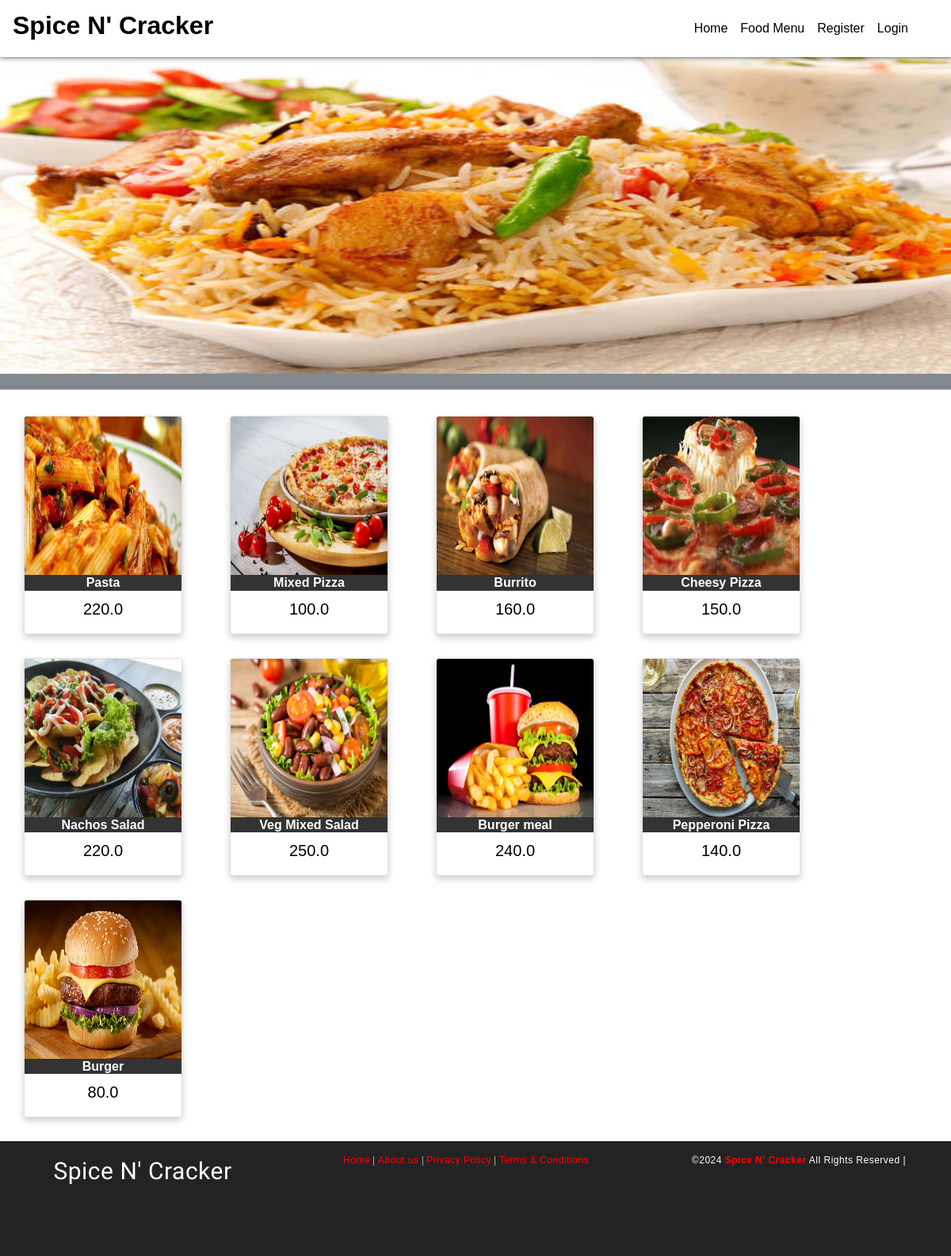
Screenshot of /allfood with the database file from the repository.
### foodapp/models.py (models this page shows)
class Food(models.Model):
	FoodId    = models.AutoField(primary_key=True)
	FoodName  = models.CharField(max_length=30)
	FoodCat   = models.CharField(max_length=30)
	FoodPrice = models.FloatField(max_length=15)
	FoodImage = models.ImageField(upload_to='media',default='')
	class Meta:
		db_table = "FP_Food"

### foodapp/views.py (the view)
# urls.py: path("allfood", views.showfood),
def showfood(request):
    foods = Food.objects.all()
    return render(request, "foodlist.html", {"foodlist": foods})

### Templates/foodapp/foodlist.html (shortened to what this page needs)
<!DOCTYPE html>
<html lang="en" dir="ltr">
  <head>
	{% load static %}
    <link rel="stylesheet" type="text/css" href="{% static 'css/imperial_style.css' %}">
    <link rel="stylesheet" type="text/css" href="{% static 'css/master.css' %}">
    <link rel="stylesheet" href="path/to/font-awesome/css/font-awesome.min.css">
    <link rel="stylesheet" href="https://use.fontawesome.com/releases/v5.7.2/css/all.css">
    <link rel="stylesheet" href="https://use.fontawesome.com/releases/v5.3.1/css/all.css">
    <link rel="stylesheet" href="https://stackpath.bootstrapcdn.com/bootstrap/4.4.1/css/bootstrap.min.css">
  </head>
  <body style="background-image: none;">
    <nav class="navbar navbar-expand-lg navbar-light" style="width:100%;background-image: linear-gradient(180deg,#FFF,#FFF);box-shadow: 0px 0px 7px 0px #404040;">
      <a class="navbar-brand" href="/"><h2 style="color:black;font-family:sans-serif;font-weight:bolder;"><b>Spice N' Cracker</b></h2></a>
      <div class="collapse navbar-collapse" id="navbarSupportedContent">
        <ul class="navbar-nav" style="margin-left:auto!important;margin-right:30px;">
          <li class="nav-item active">
            <a class="nav-link" id="nav-link" href="home">Home <span class="sr-only">(current)</span></a>
          </li>
          <li class="nav-item active">
            <a class="nav-link" id="nav-link" href="allfood">Food Menu <span class="sr-only">(current)</span></a>
          </li>
          {% if request.session.CustId is None and request.session.AdminId is None %}
          <li class="nav-item active">
            <a class="nav-link" id="nav-link" href="addcustomer">Register <span class="sr-only">(current)</span></a>
          </li>
          {% endif %}
          {% if request.session.CustId is None and request.session.AdminId is None %}
          <li class="nav-item active">
            <a class="nav-link" id="nav-link" href="login">Login <span class="sr-only">(current)</span></a>
          </li>
          {% endif %}
        </ul>
      </div>
    </nav>
    <main style="width:100%;margin-top: 0;margin-bottom: 10px;background-color:#FFF;>
      <div class="" style="max-width:100%;padding-top:20px;padding-bottom:20px;">
        <img class="mySlides" src="{% static 'images/slider2.jpg' %}" height="400px" style="width:100%">
        <div class="" style="position:static;">
		<hr />
          {% for f in foodlist %}
          <div class="card">
          <img src="{{f.FoodImage.url}}" alt="" style="height: 200px;width:100%;">
          <h1>{{f.FoodName}}</h1>
          <p class="price">{{f.FoodPrice}}</p>
          </div>
          {% endfor %}
        </div>
    </main>
    <footer>
      <div class="foot-con">
        <div class="fo-cont-1">
          Spice N' Cracker
        </div>
        <div class="fo-cont-2">
          <a class="ext-link" href="#">Home</a> |
            <a class="ext-link" href="#">About us</a> |
              <a class="ext-link" href="#">Privacy Policy</a> |
                <a class="ext-link" href="#">Terms & Conditions</a>
        </div>
      ©<script type='text/javascript'>var creditsyear = new Date();document.write(creditsyear.getFullYear());</script> <a class="ext-link" href="/"><b>Spice N' Cracker</b></a> All Rights Reserved |
    </footer>
  </body>
</html>

### foodapp/static/css/imperial_style.css (style rules this page uses)
* { margin: 0; padding: 0; font-family: sans-serif; box-sizing: border-box; text-decoration: none; }
a { color: red; }
body { background-image: url("/static/images/white.jpg"); }
#nav-link { font-family: sans-serif; font-weight: 400; color:black; }
.card { float:left; box-shadow: 0 4px 8px 0 rgba(0, 0, 0, 0.2); width: 200px; max-width: 200px; margin: auto; margin-left: 2.5%; margin-right: 2.5%; margin-top: 20px; margin-bottom: 10px; text-align: center; font-family: arial; position: inherit; overflow: hidden; border: 1px solid black; }
.card h1 { font-size: 100%; font-weight: bolder; color: #FFF; background: #333; }
.price { color: black; font-size: 20px; }
.mySlides { height: 400px; width: 100%; box-shadow:0 0 0px 20px rgba(10, 21, 33, 0.5); }
footer { margin-top: 10px; padding-top: 15px; padding-bottom: 30px; background-color: #232323; color: white; font-family: sans-serif; font-size:12px; font-weight: normal; letter-spacing: 0.5px; text-align: center; flex-shrink: 0; }
.foot-con { width: 100%; height: 100px; overflow: hidden; }
.fo-cont-1 { width:30%; float: left; text-align: center; font-size: 30px; font-weight: normal; color: ; font-family: 'Bevan', cursive; overflow: hidden; }
.fo-cont-2 { width:38%; float: left; font-size: 12px; text-align: center; font-weight: normal; color: ; font-family: 'Ultra', serif; overflow: hidden; }

### foodapp/static/css/master.css (style rules this page uses)
* { margin: 0; padding: 0; font-family: sans-serif; box-sizing: border-box; text-decoration: none; }
body { background-image: url("/static/images/mainscreen4.jpg"); height: 100vh; max-width: 100%; background-size: cover; background-repeat: no-repeat; background-attachment: fixed; background-position: 50% 100%; display: grid; grid-template-rows: 1fr auto; }
main { margin-top: 50px; flex: 1 0 auto; }
footer { margin-top: 10px; padding-top: 15px; padding-bottom: 30px; background-color: #232323; color: white; font-family: sans-serif; font-size:12px; font-weight: normal; letter-spacing: 0.5px; text-align: center; flex-shrink: 0; }
.ext-link { color: red; }
.foot-con { width: 100%; height: 100px; overflow: hidden; }
.fo-cont-1 { width:30%; float: left; text-align: center; font-size: 30px; font-weight: normal; color: ; font-family: 'Bevan', cursive; overflow: hidden; }
.fo-cont-2 { width:38%; float: left; font-size: 12px; text-align: center; font-weight: normal; color: ; font-family: 'Ultra', serif; overflow: hidden; }

### Templates/foodapp/foodlist.html (style rules this page uses)
.mySlides { display:none; }

### rows the page displays
Food: FoodImage (picture), FoodName "Pasta", FoodPrice "220.0"
Food: FoodImage (picture), FoodName "Mixed Pizza", FoodPrice "100.0"
Food: FoodImage (picture), FoodName "Burrito", FoodPrice "160.0"
Food: FoodImage (picture), FoodName "Cheesy Pizza", FoodPrice "150.0"
Food: FoodImage (picture), FoodName "Nachos Salad", FoodPrice "220.0"
Food: FoodImage (picture), FoodName "Veg Mixed Salad", FoodPrice "250.0"
Food: FoodImage (picture), FoodName "Burger meal", FoodPrice "240.0"
Food: FoodImage (picture), FoodName "Pepperoni Pizza", FoodPrice "140.0"
Food: FoodImage (picture), FoodName "Burger", FoodPrice "80.0"
